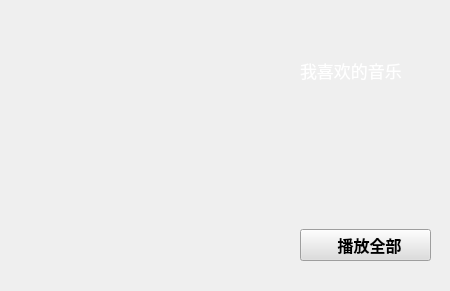
<?xml version="1.0" encoding="UTF-8"?>
<ui version="4.0">
 <class>Love</class>
 <widget class="QWidget" name="Love">
  <property name="geometry">
   <rect>
    <x>0</x>
    <y>0</y>
    <width>450</width>
    <height>291</height>
   </rect>
  </property>
  <property name="windowTitle">
   <string>Form</string>
  </property>
  <widget class="mylable2" name="label">
   <property name="geometry">
    <rect>
     <x>60</x>
     <y>50</y>
     <width>211</width>
     <height>211</height>
    </rect>
   </property>
   <property name="styleSheet">
    <string notr="true"/>
   </property>
   <property name="text">
    <string/>
   </property>
  </widget>
  <widget class="QWidget" name="layoutWidget">
   <property name="geometry">
    <rect>
     <x>300</x>
     <y>50</y>
     <width>134</width>
     <height>211</height>
    </rect>
   </property>
   <layout class="QVBoxLayout" name="verticalLayout">
    <item>
     <widget class="QLabel" name="label_2">
      <property name="minimumSize">
       <size>
        <width>131</width>
        <height>40</height>
       </size>
      </property>
      <property name="maximumSize">
       <size>
        <width>131</width>
        <height>16777215</height>
       </size>
      </property>
      <property name="font">
       <font>
        <family>微软雅黑</family>
        <pointsize>13</pointsize>
        <weight>50</weight>
        <italic>false</italic>
        <bold>false</bold>
       </font>
      </property>
      <property name="styleSheet">
       <string notr="true">color: rgb(255, 255, 255);
font: 13pt &quot;微软雅黑&quot;;</string>
      </property>
      <property name="text">
       <string>我喜欢的音乐</string>
      </property>
     </widget>
    </item>
    <item>
     <layout class="QHBoxLayout" name="horizontalLayout">
      <item>
       <widget class="mylable" name="label_18">
        <property name="minimumSize">
         <size>
          <width>25</width>
          <height>25</height>
         </size>
        </property>
        <property name="maximumSize">
         <size>
          <width>25</width>
          <height>25</height>
         </size>
        </property>
        <property name="text">
         <string/>
        </property>
       </widget>
      </item>
      <item>
       <widget class="QLabel" name="label_3">
        <property name="minimumSize">
         <size>
          <width>0</width>
          <height>25</height>
         </size>
        </property>
        <property name="maximumSize">
         <size>
          <width>16777215</width>
          <height>25</height>
         </size>
        </property>
        <property name="font">
         <font>
          <family>微软雅黑</family>
          <weight>75</weight>
          <bold>true</bold>
         </font>
        </property>
        <property name="styleSheet">
         <string notr="true">background-color: rgba(255, 255, 255, 0);
color: rgb(255, 255, 255);</string>
        </property>
        <property name="text">
         <string/>
        </property>
       </widget>
      </item>
     </layout>
    </item>
    <item>
     <spacer name="verticalSpacer">
      <property name="orientation">
       <enum>Qt::Vertical</enum>
      </property>
      <property name="sizeHint" stdset="0">
       <size>
        <width>20</width>
        <height>40</height>
       </size>
      </property>
     </spacer>
    </item>
    <item>
     <widget class="QPushButton" name="pushButton">
      <property name="minimumSize">
       <size>
        <width>131</width>
        <height>0</height>
       </size>
      </property>
      <property name="maximumSize">
       <size>
        <width>131</width>
        <height>16777215</height>
       </size>
      </property>
      <property name="font">
       <font>
        <family>微软雅黑</family>
        <pointsize>12</pointsize>
        <weight>75</weight>
        <bold>true</bold>
       </font>
      </property>
      <property name="styleSheet">
       <string notr="true">background-color: rgb(221, 221, 221);
image: url(:/play2.svg);
image-position: left;
color: rgb(0, 0, 0);</string>
      </property>
      <property name="text">
       <string>  播放全部</string>
      </property>
     </widget>
    </item>
   </layout>
  </widget>
 </widget>
 <customwidgets>
  <customwidget>
   <class>mylable</class>
   <extends>QLabel</extends>
   <header>mylable.h</header>
  </customwidget>
  <customwidget>
   <class>mylable2</class>
   <extends>QLabel</extends>
   <header location="global">mylable2.h</header>
  </customwidget>
 </customwidgets>
 <resources/>
 <connections/>
</ui>
